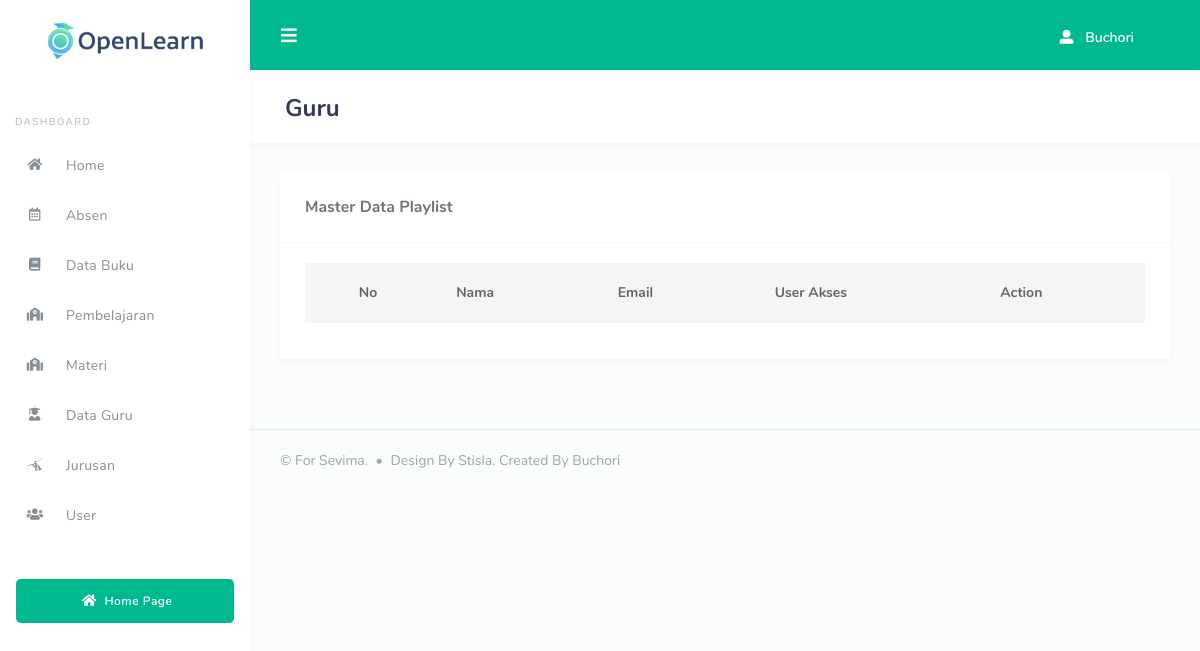
Before: /codeigniter-sevima/index.php/user/home with the older database file.
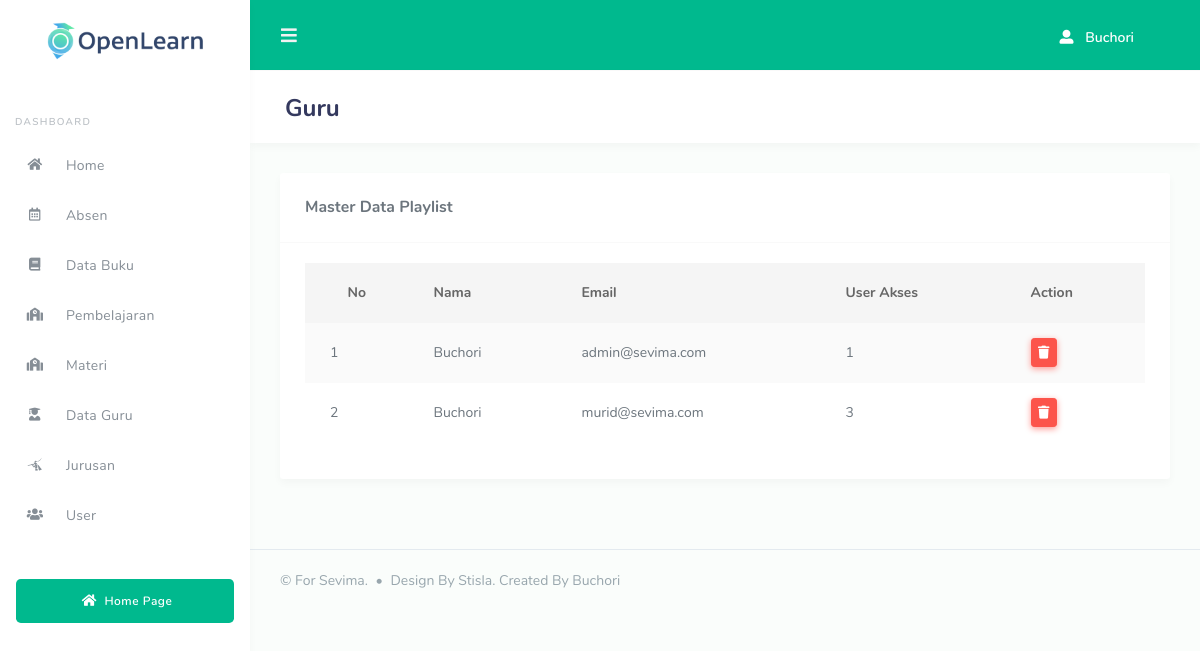
After: the same page with the newer database file.
### tables this page shows
CREATE TABLE `sevima_user` (
  `id_user` int(12) NOT NULL,
  `nama` varchar(256) NOT NULL,
  `email` varchar(255) NOT NULL,
  `username` varchar(128) NOT NULL,
  `password` varchar(256) NOT NULL,
  `user_akses` int(11) NOT NULL COMMENT '1 = admin, 2 = guru, 3 = murid',
  `diperbarui_tgl` date DEFAULT NULL,
  `diinput_tgl` date DEFAULT NULL
);

### codeigniter-sevima/application/controllers/User.php (called while the page is built, shortened)
<?php
class User extends CI_Controller {
	function __construct(){
		$this->load->model('user_model');
        $this->load->library('form_validation');
	}
	public function home()
	{
        $data['user'] = $this->user_model->getAll();
		$this->load->view('layout/dashboard/header');
		$this->load->view('dashboard/user', $data);
		$this->load->view('layout/dashboard/footer');
	}
}

### codeigniter-sevima/index.php (called while the page is built, shortened)
<?php
require_once BASEPATH.'core/CodeIgniter.php';

### codeigniter-sevima/application/models/User_model.php (called while the page is built, shortened)
<?php
class User_model extends CI_Model {
    public function getAll()
    {
        $this->db->select('*');
        $this->db->from('sevima_user');
        $query = $this->db->get();
        return $query->result();
    }
}

### codeigniter-sevima/application/views/dashboard/user.php (the view, shortened to what this page needs)
<div class="main-content">
    <section class="section">
      <div class="section-header ">
        <h1>Guru</h1>
      </div>
      <div class="section-body">
        <div class="row">
          <div class="col-12">
            <div class="card">
              <div class="card-header">
                <h4>Master Data Playlist</h4>
              </div>
              <div class="card-body">
                <div class=" ">
                  <table class="table table-striped display nowrap" style="width:100%" id="tb-admin_md">
                    <thead>
                      <tr>
                        <th class="text-center">
                         No
                        </th>
                        <th> Nama </th>
                        <th>Email</th>
                        <th>User Akses</th>
                        <th>Action</th>
                      </tr>
                    </thead>
                    <tbody>
                      <?php $no=1; foreach($user as $row):?>
                      <tr id="<?=$row->id_user?>">
                        <td>
                         <?= $no++?>
                        </td>
                        <td><?=$row->nama?></td>
                        <td><?=$row->email?></td>
                        <td><?=$row->user_akses?></td>
                        <td>
                            <button type="" class="btn btn-danger btn-sm" id="remove">
                                <i class="fas fa-trash"></i>
                            </button>
                        </td>
                      </tr>
                      <?php endforeach; ?>
                    </tbody>
                  </table>
                </div>
              </div>
            </div>
          </div>
        </div>
      </div>
    </section>
</div>

Changed rows visible on the page:
added sevima_user: nama "Buchori", email "admin@sevima.com", user_akses "1"
added sevima_user: nama "Buchori", email "murid@sevima.com", user_akses "3"
